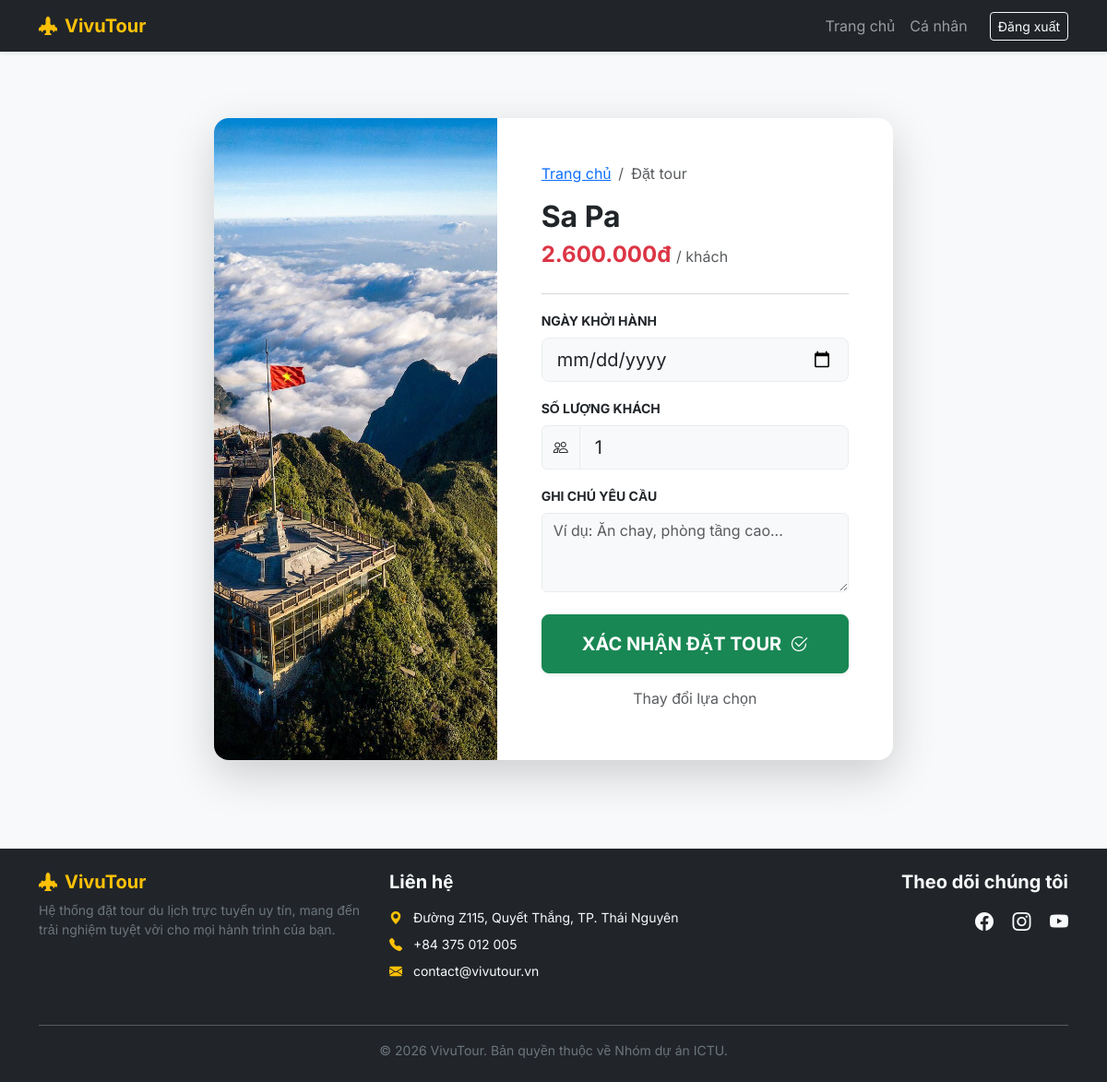
Page /book/4 (signed in) on the committed database.
### app.py (models this page shows)
class Tour(db.Model):
    id = db.Column(db.Integer, primary_key=True)
    name = db.Column(db.String(100), nullable=False)
    price = db.Column(db.String(50), nullable=False)
    image = db.Column(db.String(100), nullable=False)
    description = db.Column(db.Text)  # Cột này sẽ chứa nội dung chi tiết

### app.py (the view, shortened to what this page needs)
@app.route('/book/<int:tour_id>', methods=['GET', 'POST'])
@login_required
def booking(tour_id):
    tour = Tour.query.get_or_404(tour_id)
    return render_template('booking.html', tour=tour)

### app.py (called while the page is built)
@login_manager.user_loader
def load_user(user_id):
    return User.query.get(int(user_id))

### templates/booking.html
{% extends "base.html" %}
{% block content %}
<div class="row justify-content-center py-5">
    <div class="col-md-10 col-lg-8">
        <div class="card shadow-lg border-0 rounded-4 overflow-hidden">
            <div class="row g-0">
                <div class="col-md-5">
                    <img src="{{ url_for('static', filename='images/' + tour.image) }}"
                         class="img-fluid h-100"
                         style="object-fit: cover; min-height: 300px;"
                         alt="{{ tour.name }}"
                         onerror="this.src='https://via.placeholder.com/500x700?text=Du+Lịch'">
                </div>
                <div class="col-md-7">
                    <div class="card-body p-4 p-lg-5">
                        <nav aria-label="breadcrumb">
                            <ol class="breadcrumb small">
                                <li class="breadcrumb-item"><a href="/">Trang chủ</a></li>
                                <li class="breadcrumb-item active">Đặt tour</li>
                            </ol>
                        </nav>
                        <h2 class="fw-bold text-dark mb-1">{{ tour.name }}</h2>
                        <p class="text-danger fs-4 fw-bold mb-4">{{ tour.price }} <span class="text-muted fs-6 fw-normal">/ khách</span></p>
                        <hr class="text-muted opacity-25">
                        <form action="/book/{{ tour.id }}" method="POST">
                            <div class="mb-3">
                                <label class="form-label fw-bold small text-uppercase">Ngày khởi hành</label>
                                <input type="date" name="departure_date" class="form-control form-control-lg border-light-subtle bg-light" required>
                            </div>
                            <div class="mb-3">
                                <label class="form-label fw-bold small text-uppercase">Số lượng khách</label>
                                <div class="input-group">
                                    <span class="input-group-text bg-light border-light-subtle"><i class="bi bi-people"></i></span>
                                    <input type="number" name="guests" class="form-control form-control-lg border-light-subtle bg-light" min="1" max="20" value="1" required>
                                </div>
                            </div>
                            <div class="mb-4">
                                <label class="form-label fw-bold small text-uppercase">Ghi chú yêu cầu</label>
                                <textarea name="note" class="form-control border-light-subtle bg-light" rows="3" placeholder="Ví dụ: Ăn chay, phòng tầng cao..."></textarea>
                            </div>
                            <div class="d-grid gap-2">
                                {% if current_user.is_authenticated %}
                                    <button type="submit" class="btn btn-success btn-lg py-3 fw-bold rounded-3 shadow-sm">
                                        XÁC NHẬN ĐẶT TOUR <i class="bi bi-check2-circle ms-1"></i>
                                    </button>
                                {% else %}
                                    <a href="/login" class="btn btn-warning btn-lg py-3 fw-bold rounded-3 shadow-sm">
                                        ĐĂNG NHẬP ĐỂ ĐẶT TOUR
                                    </a>
                                {% endif %}
                                <a href="/" class="btn btn-link text-muted text-decoration-none">Thay đổi lựa chọn</a>
                            </div>
                        </form>
                    </div>
                </div>
            </div>
        </div>
    </div>
</div>
{% endblock %}

### templates/base.html (style rules this page uses)
body { font-family: 'Inter', sans-serif; background-color: #f8f9fa; }

### rows in the picture
Tour: image (picture), name "Sa Pa", price "2.600.000đ"
